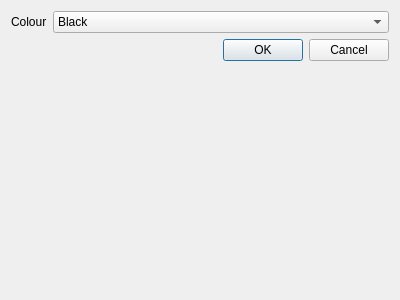
<?xml version="1.0" encoding="UTF-8"?>
<ui version="4.0">
 <class>Preference</class>
 <widget class="QDialog" name="Preference">
  <property name="geometry">
   <rect>
    <x>0</x>
    <y>0</y>
    <width>400</width>
    <height>300</height>
   </rect>
  </property>
  <property name="windowTitle">
   <string>Preference</string>
  </property>
  <layout class="QFormLayout" name="formLayout">
   <item row="0" column="0">
    <widget class="QLabel" name="colourLabel">
     <property name="text">
      <string>Colour</string>
     </property>
    </widget>
   </item>
   <item row="0" column="1">
    <widget class="QComboBox" name="colourBox">
     <item>
      <property name="text">
       <string>Black</string>
      </property>
     </item>
     <item>
      <property name="text">
       <string>White</string>
      </property>
     </item>
     <item>
      <property name="text">
       <string>Green</string>
      </property>
     </item>
     <item>
      <property name="text">
       <string>Red</string>
      </property>
     </item>
    </widget>
   </item>
   <item row="1" column="0" colspan="2">
    <widget class="QDialogButtonBox" name="buttonBox">
     <property name="orientation">
      <enum>Qt::Horizontal</enum>
     </property>
     <property name="standardButtons">
      <set>QDialogButtonBox::Cancel|QDialogButtonBox::Ok</set>
     </property>
    </widget>
   </item>
  </layout>
 </widget>
 <resources/>
 <connections>
  <connection>
   <sender>buttonBox</sender>
   <signal>rejected()</signal>
   <receiver>Preference</receiver>
   <slot>reject()</slot>
   <hints>
    <hint type="sourcelabel">
     <x>297</x>
     <y>60</y>
    </hint>
    <hint type="destinationlabel">
     <x>286</x>
     <y>274</y>
    </hint>
   </hints>
  </connection>
 </connections>
</ui>
